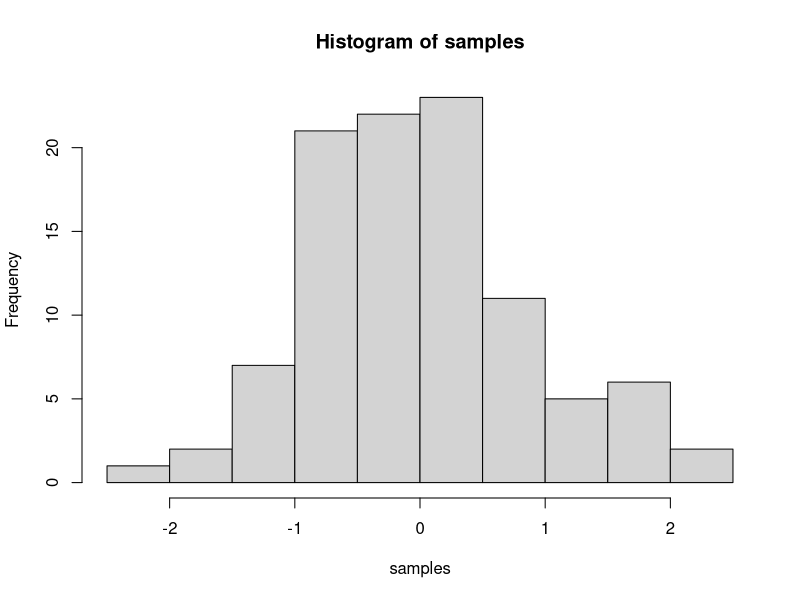

The R source for this figure:
## ---- chunk 1
knitr::opts_chunk$set(message=FALSE,warning=FALSE, cache=TRUE)
## ---- chunk 2
samples <- rnorm(100, mean=0, sd=1)
hist(samples)
## ---- chunk 3
1+2
2*5
5/3
(1+6+4)/5

## ---- chunk 4
a<-1
b<-2
a+b

d<-c(1,2,3)
e<-c(5,6,7)
d+e
d*e
d/e

## ---- chunk 5
# for loop solution
# i becomes the number 1 to 100 at each step of the loop


a <- length(100) # make empty variable, set length to 100
for (i in 1:100){
  a[i] <-i #assigns the number in i, to the ith index of a
}

print(a)

# for loop solution #2

a<-c() #create empty variable using combine command
for (i in 1:100){
  a<-c(a,i) # keeps combining a with itself and the new number in i
}
print(a)

# seq solution
a <- seq(1,100,1) # look up help for seq using ?seq() in console
print(a)

## ---- chunk 6
sum(1:100)
## ---- chunk 7
mySum<- function (x) {
  totalSum<-0
  for (i in x){
    totalSum<-totalSum+i
  }
  return(totalSum)
}
test<-c(1:20)
mySum(test)
## ---- chunk 8
seq(1,by=2, len=100)
## ---- chunk 9

for (i in 1:100) {
  if (i %% 2 ==1) print(i)
}

## ---- chunk 10

prime_numbers <- function(n) {
if (n >= 2) {
 x = seq(2, n)
 prime_nums = c()
 for (i in seq(2, n)) {
 if (any(x == i)) {
 prime_nums = c(prime_nums, i)
 x = c(x[(x %% i) != 0], i)
 }
 }
 return(prime_nums)
 }
 else 
 {
 stop("Input number should be at least 2.")
 }
 } 
prime_numbers(100)

## ---- chunk 11
runif(100)
## ---- chunk 12
runif(100, min = 0, max = 1000)
## ---- chunk 13
mean_A <- function(x){
  return(sum(x)/length(x))
}

some_numbers <- c(1:100)
mean_A(some_numbers)
## ---- chunk 14
median (1:101)
## ---- chunk 15
getmode <- function(v) {
   uniqv <- unique(v)
   uniqv[which.max(tabulate(match(v, uniqv)))]
}

v <- c(2,1,2,3,1,2,3,4,1,5,5,3,2,3,3,3,3,3)

result <- getmode(v)
print(result)
## ---- chunk 16
v <- c(112,132,143,214,115,263,73,81,329,12,13,113,321,2214,223,433,4325,4215)
{max(v)-min(v)}
## ---- chunk 17
a <- c("adskfjhkadsjfh")
strsplit(a,split="")
## ---- chunk 18
a <- "this is a sentence"
strsplit(a,split=" ")
## ---- chunk 19
a <- "this is a sentence. i dont know if its good. if its bad too bad."
strsplit(a,split=" ")
## ---- chunk 20
a <- c(1,3,2,3,2,3,2,3,4,5,4,3,4,3,4,5,6,7)
table(a)
sum(a)
## ---- chunk 21
a<- c(4,3,1,5,6,2,7,6,8,9,11,12,14,24,54)
b<- 4
c<- 10

c%in%a
b%in%a
## ---- chunk 22
print(as.numeric(Sys.time())*1, digits=3)
